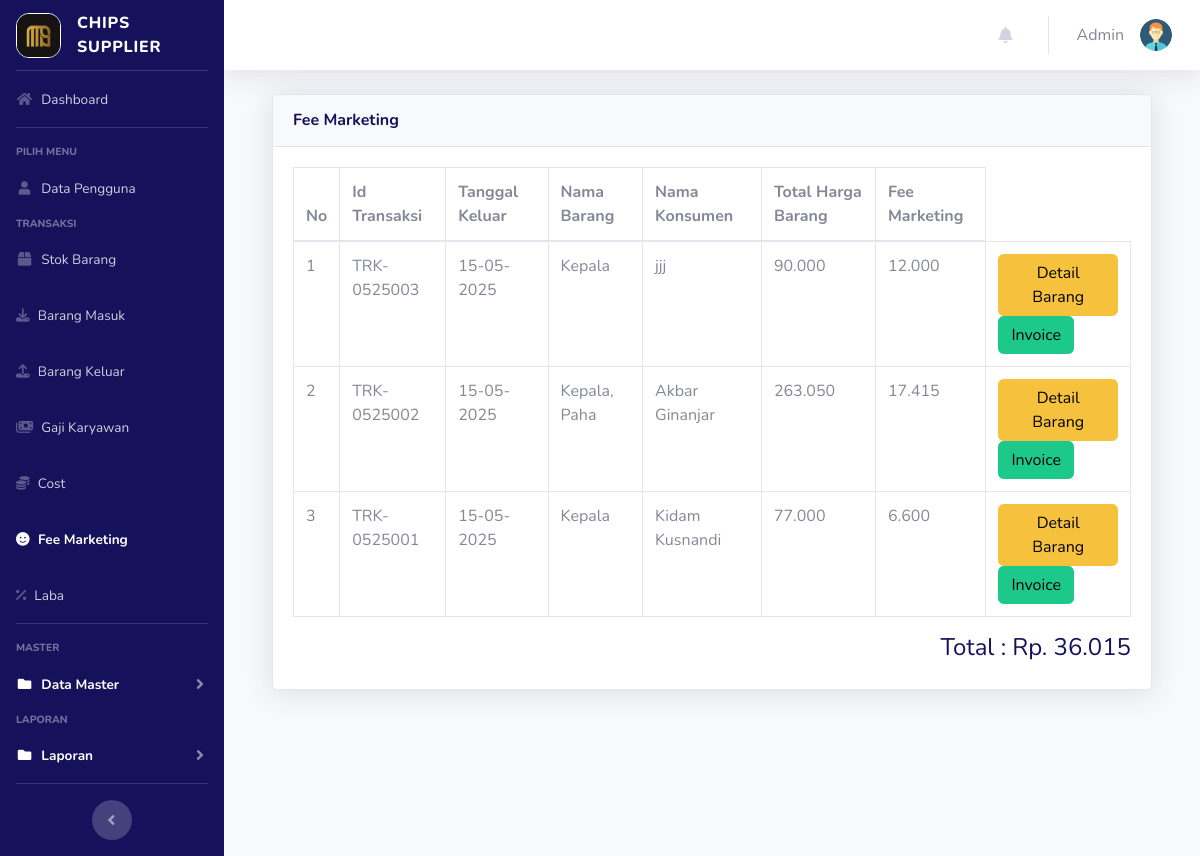
The page /index.php?page=feemarketing (signed in) on the database as committed earlier.
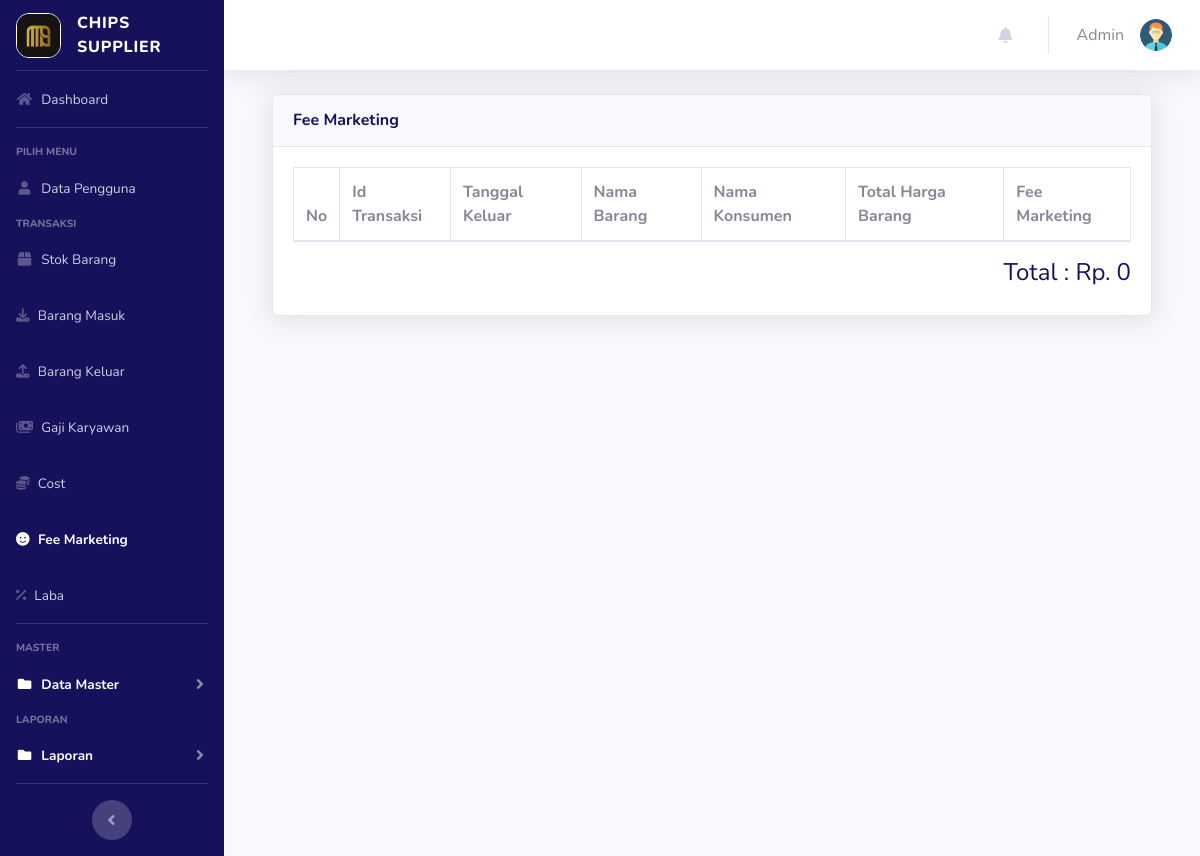
The same page on the database as committed later.
### tables this page shows
CREATE TABLE `users` (
  `id` int NOT NULL AUTO_INCREMENT,
  `nik` varchar(16) NOT NULL,
  `nama` varchar(100) NOT NULL,
  `alamat` varchar(200) DEFAULT NULL,
  `telepon` varchar(100) NOT NULL,
  `username` varchar(100) NOT NULL,
  `password` varchar(100) NOT NULL,
  `level` varchar(25) NOT NULL DEFAULT 'member',
  `foto` varchar(255) NOT NULL,
  `gaji` bigint DEFAULT NULL,
  PRIMARY KEY (`id`)
);

CREATE TABLE `barang_keluar` (
  `id` int NOT NULL AUTO_INCREMENT,
  `id_transaksi` varchar(100) NOT NULL,
  `tanggal` date NOT NULL,
  `total_harga_barang` bigint NOT NULL,
  `nama_konsumen` varchar(100) NOT NULL,
  `no_hp` varchar(15) NOT NULL,
  `alamat` text,
  `jatuh_tempo` date NOT NULL,
  `id_marketing` int DEFAULT NULL,
  `fee_marketing` bigint DEFAULT NULL,
  PRIMARY KEY (`id`)
);

### page/barangkeluar/barangkeluar.php (the view, shortened to what this page needs)
<?php
if ($_SESSION['admin']) {
  $user = $_SESSION['admin'];
}
$sql = $koneksi->query("select * from users where id='$user'");
$dataUser = $sql->fetch_assoc();
$current_page = isset($_GET['page']) ? $_GET['page'] : 'home';
if ($dataUser['level'] != 'marketing') {
  if ($current_page == 'feemarketing') {
    $query = $koneksi->query("SELECT SUM(fee_marketing) AS total FROM barang_keluar");
  } else {
    $query = $koneksi->query("SELECT SUM(total_harga_barang) AS total FROM barang_keluar");
  }
} else {
  $query = $koneksi->query("SELECT SUM(fee_marketing) AS total FROM barang_keluar WHERE id_marketing='$dataUser[id]'");
}
$row = $query->fetch_assoc();
$total = $row['total'];
?>
<div class="container-fluid">
  <div class="card shadow mb-4">
    <div class="card-header py-3" style="display: flex; justify-content: space-between;">
      <h6 class="m-0 font-weight-bold text-primary">
        <?php
        if ($dataUser['level'] == 'marketing' || $current_page == 'feemarketing') {
          echo 'Fee Marketing';
        } else {
          echo 'Barang Keluar';
        }
        ?></h6>
    </div>
    <div class="card-body">
      <div class="table-responsive">
        <table class="table table-bordered" id="dataTable" width="100%" cellspacing="0">
          <thead>
            <tr>
              <th>No</th>
              <th>Id Transaksi</th>
              <th>Tanggal Keluar</th>
              <th>Nama Barang</th>
              <th>Nama Konsumen</th>
              <th>Total Harga Barang</th>
              <?php
              if ($dataUser['level'] == 'marketing' || $current_page == 'feemarketing') {
              ?>
                <th>Fee Marketing</th>
              <?php } ?>
            </tr>
          </thead>
          <tbody>
            <?php
            $no = 1;
            if ($dataUser['level'] != 'marketing') {
              $sql = $koneksi->query("
              SELECT bk.id, bk.id_transaksi, bk.tanggal, bk.fee_marketing, bk.nama_konsumen, bk.total_harga_barang,
                    GROUP_CONCAT(bki.nama_barang ORDER BY bki.id SEPARATOR ', ') AS nama_barang
              FROM barang_keluar bk
              LEFT JOIN barang_keluar_items bki ON bk.id = bki.id_barang_keluar
              WHERE bk.fee_marketing != 0
              GROUP BY bk.id, bk.id_transaksi, bk.tanggal, bk.nama_konsumen, bk.total_harga_barang ORDER BY bk.id DESC
          ");
            }
            while ($data = $sql->fetch_assoc()) {
            ?>
              <tr>
                <td><?php echo $no++; ?></td>
                <td><?php echo $data['id_transaksi'] ?></td>
                <td><?php echo date("d-m-Y", strtotime($data["tanggal"])) ?></td>
                <td><?php echo $data['nama_barang'] ?></td>
                <td><?php echo $data['nama_konsumen'] ?></td>
                <td><?php echo number_format($data['total_harga_barang'], 0, '', '.') ?></td>
                <?php
                if ($dataUser['level'] == 'marketing' || $current_page == 'feemarketing') {
                ?>
                  <td><?php echo number_format($data['fee_marketing'], 0, '', '.') ?></td>
                <?php } ?>
                <td>
                  <a class="btn btn-warning" style="color:black;" data-toggle="modal" data-target="#detailBarang<?= $data['id'] ?>">
                    Detail Barang
                  </a>
                  <?php if ($dataUser['level'] != 'marketing') {
                      if ($current_page == "barangkeluar") {
                    ?>
                    <a class="btn btn-success" style="color:black;" href="?page=barangkeluar&aksi=invoice&id_transaksi=<?= $data['id_transaksi'] ?>">
                      Invoice
                    </a>
                    <?php } else {
                      ?>
                      <a class="btn btn-success" style="color:black;" href="?page=feemarketing&aksi=invoice&id_transaksi=<?= $data['id_transaksi'] ?>">
                        Invoice
                      </a>
                    <?php
                  } } ?>
                </td>
              <?php } ?>
              </tr>
          </tbody>
        </table>
        <h4 class="text-right mt-3 text-primary">Total : Rp. <?php echo number_format($total, 0, '', '.') ?></h4>
      </div>
    </div>
  </div>
</div>

### index.php (shortened to what this page needs)
<?php
$koneksi = new mysqli("127.0.0.1", "root", "", "inventori");
$current_page = isset($_GET['page']) ? $_GET['page'] : 'home';
?>
<!DOCTYPE html>
<html lang="en">
<head>
  <link rel="stylesheet" href="https://cdnjs.cloudflare.com/ajax/libs/font-awesome/6.7.2/css/all.min.css" />
  <link href="vendor/fontawesome-free/css/all.min.css" rel="stylesheet" type="text/css">
  <link href="css/sb-admin-2.min.css" rel="stylesheet">
  <link href="vendor/datatables/dataTables.bootstrap4.min.css" rel="stylesheet">
</head>
<body id="page-top">
  <div id="wrapper">
    <ul class="navbar-nav bg-primary sidebar sidebar-dark accordion" id="accordionSidebar">
      <a class="sidebar-brand d-flex align-items-center justify-content-center" href="index.php">
        <div class="sidebar-brand-icon">
          <img src="img/logo-mms.png" width="45px" style="border-radius: 13px; border: 1px solid white;" alt="">
        </div>
        <div class="sidebar-brand-text mx-3 text-left">Chips Supplier</div>
      </a>
      <hr class="sidebar-divider my-0">
      <?php
      if ($_SESSION['admin']) {
        $user = $_SESSION['admin'];
      }
      $sql = $koneksi->query("select * from users where id='$user'");
      $userData = $sql->fetch_assoc();
      ?>
      <li class="nav-item <?php echo ($current_page == 'home') ? 'active' : ''; ?>">
        <a class="nav-link" href="?page=home">
          <i class="fas fa-fw fa-home"></i>
          <span>Dashboard</span></a>
      </li>
      <hr class="sidebar-divider">
      <div class="sidebar-heading">
        Pilih Menu
      </div>
      <li class="nav-item <?php echo ($current_page == 'pengguna') ? 'active' : ''; ?>">
        <a class="nav-link" href="?page=pengguna">
          <i class="fas fa-fw fa-user"></i>
          <span>Data Pengguna</span></a>
      </li>
      <div class="sidebar-heading">
        Transaksi
      </div>
      <li class="nav-item <?php echo ($current_page == 'gudang') ? 'active' : ''; ?>">
        <a class="nav-link" href="?page=gudang">
          <i class="fas fa-fw fa-box"></i>
          <span>Stok Barang</span></a>
      </li>
      <li class="nav-item <?php echo ($current_page == 'barangmasuk') ? 'active' : ''; ?>">
        <a class="nav-link" href="?page=barangmasuk">
          <i class="fa-solid fa-download"></i>
          <span>Barang Masuk</span></a>
      </li>
      <li class="nav-item <?php echo ($current_page == 'barangkeluar') ? 'active' : ''; ?>">
        <a class="nav-link" href="?page=barangkeluar">
          <i class="fa-solid fa-upload"></i>
          <span>Barang Keluar</span></a>
      </li>
      <li class="nav-item <?php echo ($current_page == 'gajikaryawan') ? 'active' : ''; ?>">
        <a class="nav-link" href="?page=gajikaryawan">
          <i class="fa-solid fa-money-bills"></i>
          <span>Gaji Karyawan</span></a>
      </li>
      <li class="nav-item <?php echo ($current_page == 'cost') ? 'active' : ''; ?>">
        <a class="nav-link" href="?page=cost">
          <i class="fa-solid fa-coins"></i>
          <span>Cost</span></a>
      </li>
      <li class="nav-item <?php echo ($current_page == 'feemarketing') ? 'active' : ''; ?>">
        <a class="nav-link" href="?page=feemarketing">
          <i class="fa-solid fa-face-smile"></i>
          <span>Fee Marketing</span></a>
      </li>
      <li class="nav-item <?php echo ($current_page == 'laba') ? 'active' : ''; ?>">
        <a class="nav-link" href="?page=laba">
          <i class="fa-solid fa-percent"></i>
          <span>Laba</span></a>
      </li>
      <hr class="sidebar-divider">
      <div class="sidebar-heading">
        Master
      </div>
      <li class="nav-item active">
        <a class="nav-link collapsed" href="#" data-toggle="collapse" data-target="#collapseData" aria-expanded="true" aria-controls="collapseData">
          <i class="fas fa-fw fa-folder"></i>
          <span>Data Master</span>
        </a>
      </li>
      <div class="sidebar-heading">
        Laporan
      </div>
      <li class="nav-item active">
        <a class="nav-link collapsed" href="#" data-toggle="collapse" data-target="#collapseLaporan" aria-expanded="true" aria-controls="collapseLaporan">
          <i class="fas fa-fw fa-folder"></i>
          <span>Laporan</span>
        </a>
      </li>
      <hr class="sidebar-divider d-none d-md-block">
      <div class="text-center d-none d-md-inline">
        <button class="rounded-circle border-0" id="sidebarToggle"></button>
      </div>
    </ul>
    <div id="content-wrapper" class="d-flex flex-column">
      <div id="content">
        <nav class="navbar navbar-expand navbar-light bg-white topbar mb-4 static-top shadow">
          <ul class="navbar-nav ml-auto">
            <li class="nav-item dropdown no-arrow mx-1">
              <a class="nav-link dropdown-toggle" href="#" id="alertsDropdown" role="button"
                data-toggle="dropdown" aria-haspopup="true" aria-expanded="false">
                <i class="fas fa-bell fa-fw"></i>
              </a>
            </li>
            <li class="nav-item dropdown no-arrow">
              <a class="nav-link dropdown-toggle" href="#" id="userDropdown" role="button"
                data-toggle="dropdown" aria-haspopup="true" aria-expanded="false">
                <span class="mr-3 d-none d-lg-inline text-gray-600"><?php echo  $userData['nama']; ?></span>
                <img class="img-profile rounded-circle"
                  src="img/<?php echo $userData['foto'] ?>">
              </a>
            </li>
          </ul>
        </nav>
        <div class="container-fluid">
          <section class="content">
            <?php
            $page = $_GET['page'];
            $aksi = $_GET['aksi'];
            if ($page == "feemarketing") {
              if ($aksi == "") {
                include "page/barangkeluar/barangkeluar.php";
              }
            }
            ?>
          </section>
        </div>
      </div>
    </div>
  </div>
</body>
</html>

Rows that differ between the two databases and show on the page:
removed barang_keluar: id_transaksi "TRK-0525003", tanggal "15-05-2025", nama_barang "Kepala", nama_konsumen "jjj", total_harga_barang "90.000", fee_marketing "12.000"
removed barang_keluar: id_transaksi "TRK-0525002", tanggal "15-05-2025", nama_barang "Kepala, Paha", nama_konsumen "Akbar Ginanjar", total_harga_barang "263.050", fee_marketing "17.415"
removed barang_keluar: id_transaksi "TRK-0525001", tanggal "15-05-2025", nama_barang "Kepala", nama_konsumen "Kidam Kusnandi", total_harga_barang "77.000", fee_marketing "6.600"
Other text that changed with them:
$total: "36.015" → "0"
